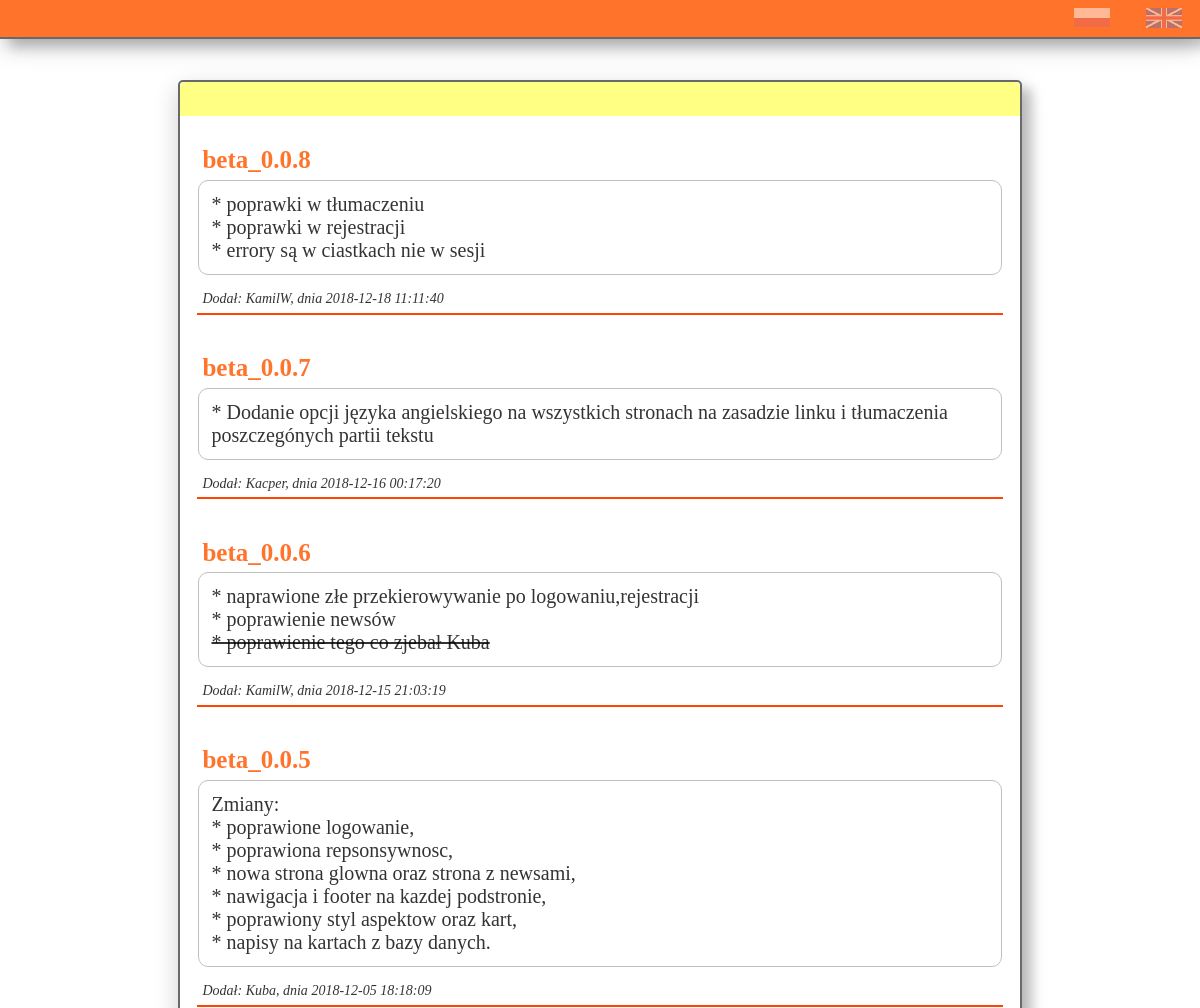
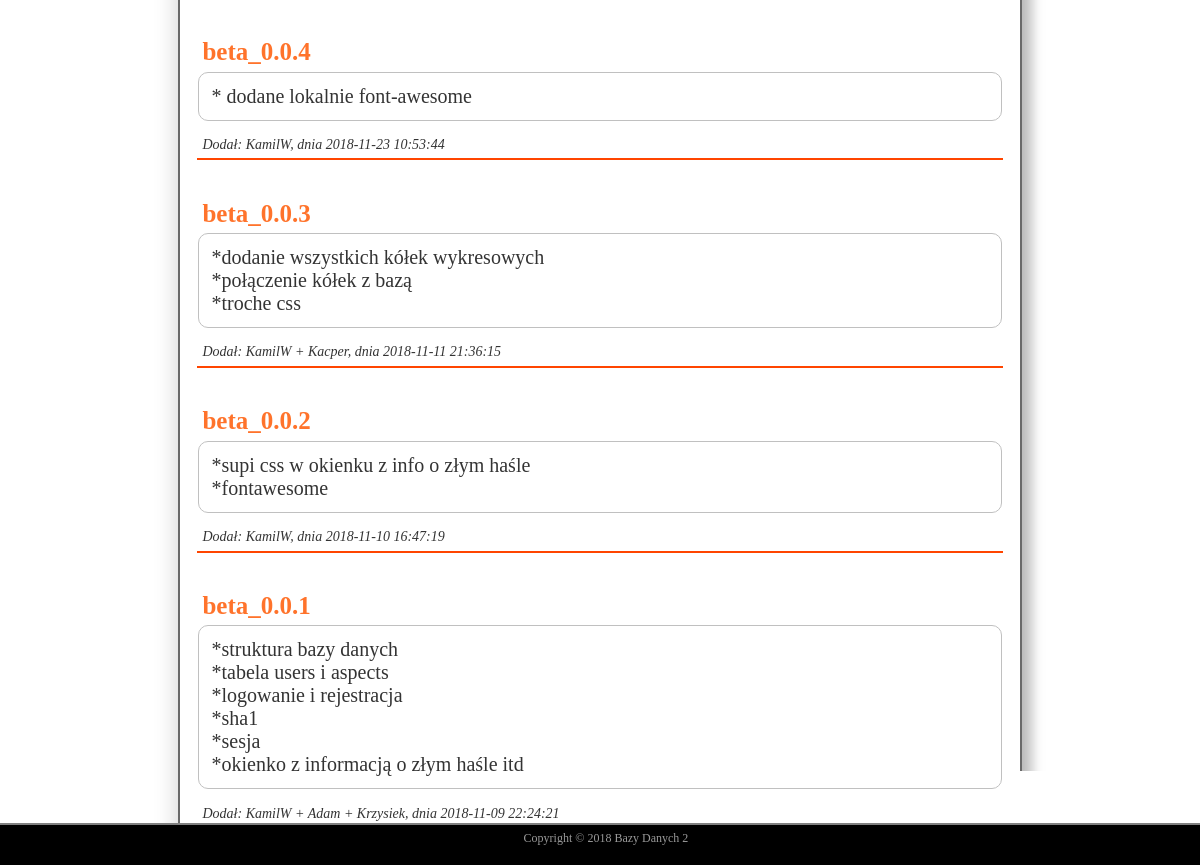
Page /news.php on the committed database (2 pictures, top to bottom).
### tables this page shows
CREATE TABLE `news` (
  `n_id` int(11) NOT NULL,
  `title` varchar(200) NOT NULL,
  `text` varchar(1000) NOT NULL,
  `date` datetime NOT NULL,
  `owner` varchar(30) NOT NULL,
  `id` int(11) NOT NULL
);

### news.php (the view, shortened to what this page needs)
<?php
   require 'connection.php';
   ?>
<html lang="pl-PL">
   <head>
   </head>
   <body>
      <div class="container">
         <?php
            require('nav.php');
            ?>
         <div class="info bottom-info">
            <h1><?php echo $lang['news'] ?></h1>
            <?php
               $sql = "SELECT * FROM news ORDER BY n_id DESC";
               $query = mysqli_query($conn,$sql);
               $num = mysqli_num_rows($query);
               if ($num > 0) {
				while ($row = mysqli_fetch_assoc($query)) {
               ?>
            <div class="news" id="<?php echo $row['n_id']; ?>">
               <div class="title">
                  <?php echo $row['title']; ?>
               </div>
               <div class="desc">
                  <?php echo $row['text']; ?>
               </div>
               <div class="author">
                  Dodał:
                  <?php
                     echo $row['owner'];
                     ?>, dnia <?php echo $row['date']; ?>
               </div>
            </div>
            <?php
               }
               }
               ?>
         </div>
		 <?php
           require 'footer.php';
		 ?>
      </div>
   </body>
</html>

### nav.php (shortened to what this page needs)
<nav id="nav">
	<a href="index.php" style="float: left"><?php echo $lang['stronag'] ?></a>
	<a href="news.php" style="float: left"><?php echo $lang['news'] ?></a>
	<a href="contact.php" style="float: left"><?php echo $lang['kontakt'] ?></a>
	<?php if (isset($_SESSION['active'])) { ?>
		<a href="account.php" style="float: left"><?php echo $lang['acc'] ?></a>
		<a href="logout.php" style="float: left"><?php echo $lang['wyl'] ?></a>
		<a class="login-info" style="float: left"><?php echo $lang['zal'].$_SESSION['active']; ?></a>
	<?php
	}
	else {
	?>
		<a href="login.php" style="float: left"><?php echo $lang['zal2'] ?></a>
	<?php
	}
	?>
    <a href="rules.php" style="float: left"><?php echo $lang['zasady'] ?></a>
	<?php
		$address=substr($_SERVER['REQUEST_URI'], 0, strpos($_SERVER['REQUEST_URI'], "?"));
	?>
    <a href="<?php echo $address;?>?lang=en" style="float: right"><img src="images/en.png" ></a>
     <a href="<?php echo $address;?>?lang=pl" style="float: right"><img src="images/pl.png"></a>
</nav>

### footer.php
<footer>
    Copyright &copy; 2018 Bazy Danych 2
</footer>

### news.php (style rules this page uses)
body { min-height: 85vh; text-align: center; background: url('images/dribble-ui-001-bg.jpg') no-repeat center; background-size: cover; background-attachment: fixed; margin: 0; padding: 0; overflow: visible; }
nav { width: 100%; background: rgba(255,100,20,0.9); min-height: 2%; overflow: hidden; box-shadow: 10px 8px 12px 0 rgba(0, 0, 0, 0.2), 0 8px 25px 0 rgba(0, 0, 0, 0.19); border-bottom: 2px solid dimgray; letter-spacing: 1px; display: block; position: fixed; top: 0; }
nav a { color: rgba(0,0,0,0.7); font-weight: 500; font-size: 16px; float: left; min-width: 30px; padding: 0.7% 1.5% 0.7% 1.5%; text-decoration: none; transition-duration: .3s; }
footer { position: fixed; bottom: 0; left: 0; padding: 0.5%; width: 100%; min-height: 1.5%; background: rgba(0,0,0,1); color: rgba(255,255,255,0.6); border-top: 2px solid gray; font-size: 12px; }
.container { height: 100%; margin: 0; margin-top: 10vh; min-height: 85vh; padding: 0; }
.info { background: rgba(255,255,255,0.9); width: 70%; margin: 0 auto; margin-bottom: 5vh; padding: 0; box-shadow: 10px 8px 12px 0 rgba(0, 0, 0, 0.2), 0 8px 25px 0 rgba(0, 0, 0, 0.19); font-size: 20px; color: rgba(0,0,0,0.8); min-height: 40vh; border: 2px solid dimgray; border-radius: 5px 5px 5px 5px; overflow: hidden; }
.info h1 { color: rgba(0,0,0,0.9); background: rgba(255,255,102,0.8); border-radius: 5px 5px 0 0; width: 100%; margin: 0 auto; margin-bottom: 3%; padding: 2% 0 2% 0; text-shadow: 2px 2px 8px #FF8C00; }
@media screen and (max-width: 1280px) { .info h1 { font-size: 24px; } }
.news { margin: 0.5% 2% 4% 2%; padding: 0.2%; text-align: left; border-bottom: 2px solid orangered; }
.news .title { font-size: 25px; font-weight: bold; color: rgba(255,100,20,0.9); margin-bottom: 0.2%; padding: 0.5%; }
.news .desc { padding: 1.5%; border: 1px solid silver; border-radius: 10px; }
.news .author { font-style: italic; font-size: 14px; margin-top: 1.5%; padding: 0.5%; }
.bottom-info { margin-bottom: 10vh; }

### rows in the picture
news: title "beta_0.0.8", text "* poprawki w tłumaczeniu * poprawki w rejestracji * errory są w ciastkach nie w sesji", owner "KamilW", date "2018-12-18 11:11:40"
news: title "beta_0.0.7", text "* Dodanie opcji języka angielskiego na wszystkich stronach na zasadzie linku i tłumaczenia poszczegónych partii tekstu", owner "Kacper", date "2018-12-16 00:17:20"
news: title "beta_0.0.6", text "* naprawione złe przekierowywanie po logowaniu,rejestracji * poprawienie newsów * poprawienie tego co zjebał Kuba", owner "KamilW", date "2018-12-15 21:03:19"
news: title "beta_0.0.5", text "Zmiany: * poprawione logowanie, * poprawiona repsonsywnosc, * nowa strona glowna oraz strona z newsami, * nawigacja i footer na kazdej podstronie, * poprawiony styl aspektow oraz kart, * napisy na kartach z bazy danych.", owner "Kuba", date "2018-12-05 18:18:09"
news: title "beta_0.0.4", text "* dodane lokalnie font-awesome", owner "KamilW", date "2018-11-23 10:53:44"
news: title "beta_0.0.3", text "*dodanie wszystkich kółek wykresowych *połączenie kółek z bazą *troche css", owner "KamilW + Kacper", date "2018-11-11 21:36:15"
news: title "beta_0.0.2", text "*supi css w okienku z info o złym haśle *fontawesome", owner "KamilW", date "2018-11-10 16:47:19"
news: title "beta_0.0.1", text "*struktura bazy danych *tabela users i aspects *logowanie i rejestracja *sha1 *sesja *okienko z informacją o złym haśle itd", owner "KamilW + Adam + Krzysiek", date "2018-11-09 22:24:21"
